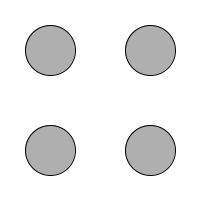
Frame 1 (no input)
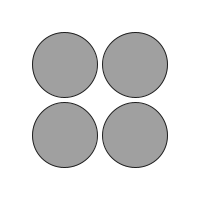
Frame 60 (the mouse pressed at the canvas centre just before this capture)
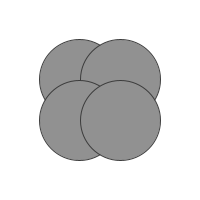
Frame 120 (the mouse held since frame 60 and released just before this capture)

The Processing sketch that drew these frames (run headless with seeded random() and noise(); from frame 60 on, the mouse is pressed at the canvas centre):

// Processing sketch: processing_26430
// ── processing_26430.pde

float backgroundColour = 255;
float circleStroke = 0;
float circleFill = 175;
float circleX = 50;
float circleY = 150;
float change = 0.25;

void setup() {
  size(200, 200);  
}

void draw() {
  background(backgroundColour);
  stroke(circleStroke);
  fill(circleFill);
  ellipse(circleX, circleX, circleX, circleX);
  ellipse(circleY, circleX, circleX, circleX);
  ellipse(circleX, circleY, circleX, circleX);
  ellipse(circleY, circleY, circleX, circleX);
  
  circleX = circleX + change;
  circleY = circleY - change;
  circleStroke = circleStroke + change*2;
  circleFill = circleFill - change;
}
  
